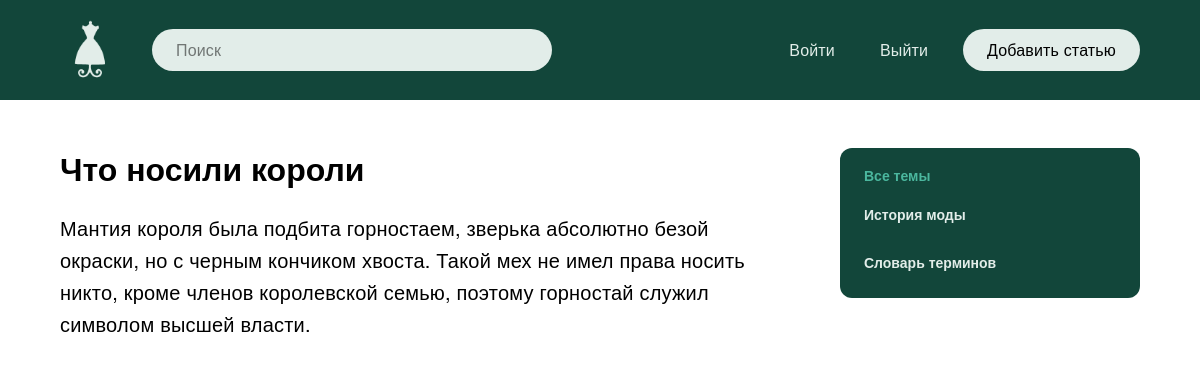
/post/chto-nosili-koroli/, run on an earlier commit of the app's database.
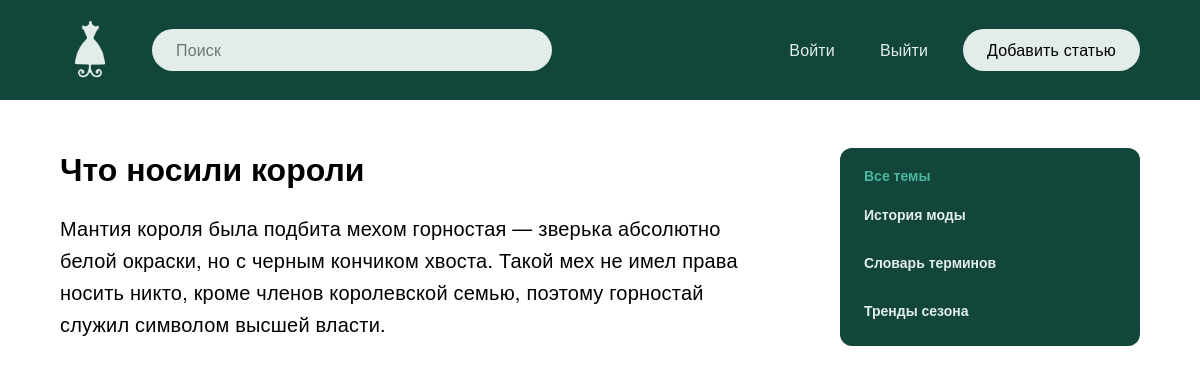
And on a later commit of the database.
### blog/models.py (models this page shows, shortened)
class Blog(models.Model):
    title = models.CharField(max_length=255, verbose_name='Заглавие')
    slug = models.SlugField(max_length=255, unique=True, verbose_name='URL')
    content = models.TextField(blank=True, verbose_name='Контент')
    photo = models.ImageField(upload_to='photos/%Y/%m/%d/', blank=True, verbose_name='Лого темы')
    time_created = models.DateTimeField(auto_now_add=True, verbose_name='Дата публикации')
    time_update = models.DateTimeField(auto_now=True, verbose_name='Дата обновления')
    is_published = models.BooleanField(default=True, verbose_name='Опубликовано')
    topic = models.ForeignKey('Topic', on_delete=models.PROTECT, verbose_name='Тема')
    def __str__(self):
        return self.title
    class Meta:
        verbose_name = 'Пост'
        verbose_name_plural = 'Посты'
        ordering = ['-time_created']

class Topic(models.Model):
    name = models.CharField(max_length=200, verbose_name='Тема')
    slug = models.SlugField(max_length=200, unique=True, verbose_name='URL')
    def get_absolute_url(self):
        return reverse('top', kwargs={'top_slug': self.slug})
    class Meta:
        verbose_name = 'Тема'
        verbose_name_plural = 'Темы'

### blog/views.py (the view)
# urls.py: path('post/<slug:post_slug>/', ShowPost.as_view(), name='post'),
class ShowPost(DataMixin, DetailView):
    model = Blog
    template_name = 'blog/post.html'
    slug_url_kwarg = 'post_slug'
    context_object_name = 'post'
    def get_context_data(self, *, object_list=None, **kwargs):
        context = super().get_context_data(**kwargs)
        t_def = self.get_user_context(title=context['post'])
        return dict(list(context.items()) + list(t_def.items()))

### blog/utils.py (called while the page is built)
    def get_user_context(self, **kwargs):
        context = kwargs
        topics = Topic.objects.annotate(Count('blog'))
        context['topics'] = topics
        if 'topic_selected' not in context:
            context['topic_selected'] = 0
        return context

### blog/templates/blog/post.html
{% extends 'blog/base.html' %}
{% load static%}
{% block content %}
			  <div class="main__content">
				  <div class="page-article">
					  <div class="page-article__wrapper">
						  <h1>{{ post.title }}</h1>
						  {{ post.content|linebreaks }}
					  </div>
				  </div>
			  </div>
{% endblock %}

### blog/templates/blog/base.html (shortened to what this page needs)
<!doctype html>
{% load static %}
{% load blog_tags %}
<html lang="ru">
  <head>
    <link rel="stylesheet" href="{% static 'css/style.css' %}">
  </head>
  <body>
    {% include 'blog/navbar.html' %}
    <main class="main">
	<div class="container">
		<div class="main__wrapper">
        {% block content %}
        {% endblock %}
        <div class="sidebar">
          <div class="categories">
                  <ul class="categories__list">
                    {% if topic_selected == 0 %}
                      <li class="selected__item">Все темы</li>
                    {% else %}
                      <li class="categories__item"><a href="{% url 'index' %}">Все темы</a></li>
                    {% endif %}
                    {% for t in topics %}
                        {% if t.blog__count > 0 %}
                            {% if t.pk == topic_selected %}
                                <li class="selected__item">{{ t.name }}</li>
                            {% else %}
                                <li class="categories__item"><a href="{{ t.get_absolute_url }}">{{ t.name }}</a></li>
                            {% endif %}
                      {% endif %}
                    {% endfor%}
                  </ul>
            </div>
            </div>
        </div>
	</div>
</main>
</body>
</html>

What changed in the data, as far as the page shows it:
changed Blog "Что носили короли": content "Мантия короля была подбита горностаем, зверька абсолютно безой окраски, но с черным…" → "Мантия короля была подбита мехом горностая — зверька абсолютно белой окраски, но с черным…"
now on this page (row unchanged): Topic: name "Тренды сезона"
